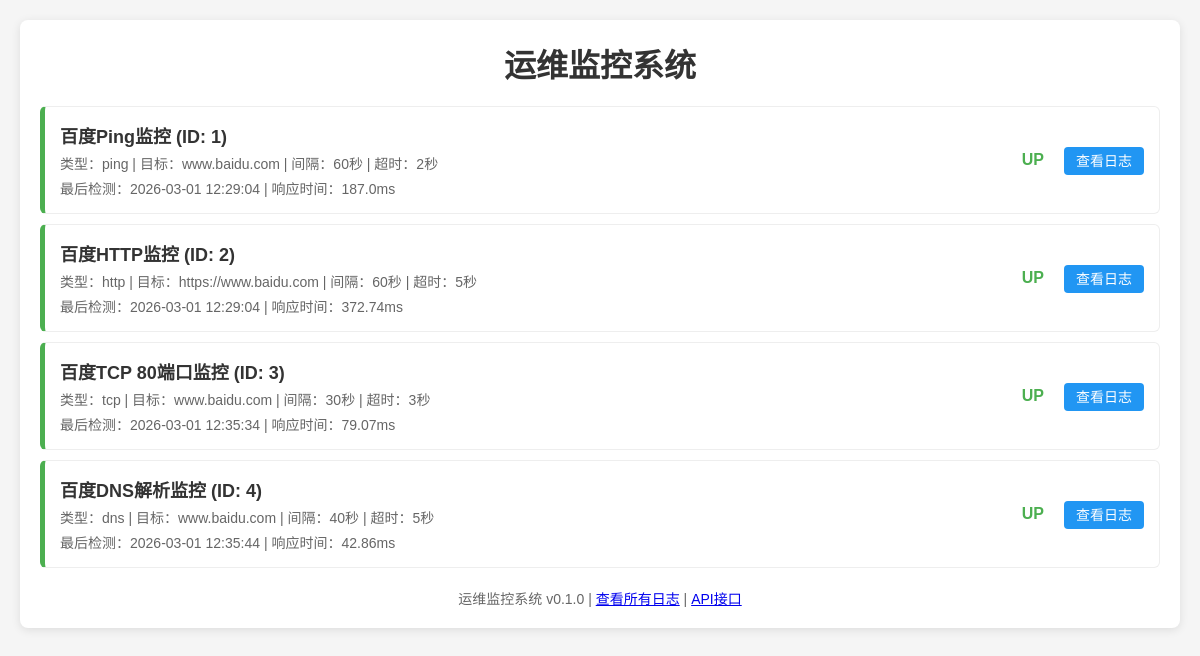
The page / on the database its author committed.
### tables this page shows
CREATE TABLE monitors(
        id integer primary key autoincrement,
        name text not null,
        type text not null,
        target TEXT NOT NULL,
        params text not null default '{}',
        interval INTEGER NOT NULL DEFAULT 60,
        timeout INTEGER NOT NULL DEFAULT 5,
        alert_threshold INTEGER NOT NULL DEFAULT 3,  
        is_active BOOLEAN NOT NULL DEFAULT 1,
        created_at TIMESTAMP NOT NULL DEFAULT CURRENT_TIMESTAMP,  
        updated_at TIMESTAMP NOT NULL DEFAULT CURRENT_TIMESTAMP, alert_email text);

CREATE TABLE monitor_logs(
        id integer primary key autoincrement,
        monitor_id integer not null,
        status text not null,
        response_time REAL NOT NULL DEFAULT 0.0,  
        error TEXT,                            
        extra_data TEXT DEFAULT '{}',          
        check_time TIMESTAMP NOT NULL DEFAULT CURRENT_TIMESTAMP,
        foreign key (monitor_id) references monitors (id) on delete cascade);

### api/main.py (the view)
@app.get("/", response_class=HTMLResponse)
async def index(request: Request):
    monitors = get_all_monitors(is_active=1)
    conn = sqlite3.connect(DB_PATH)
    conn.row_factory = sqlite3.Row
    cursor = conn.cursor()
    for monitor in monitors:
        cursor.execute("""
            SELECT status, response_time, check_time
            FROM monitor_logs
            WHERE monitor_id = ?
            ORDER BY id DESC LIMIT 1
        """, (monitor["id"],))
        latest_log = cursor.fetchone()
        if latest_log:
            monitor["latest_status"] = latest_log["status"]
            monitor["latest_response_time"] = latest_log["response_time"]
            monitor["latest_check_time"] = latest_log["check_time"]
        else:
            monitor["latest_status"] = "unknown"
            monitor["latest_response_time"] = 0.0
            monitor["latest_check_time"] = "未检测"
    conn.close()
    return templates.TemplateResponse(
        "index.html",
        {"request": request, "monitors": monitors}
    )

### api/templates/index.html (shortened to what this page needs)
<!DOCTYPE html>
<html lang="zh-CN">
<head>
</head>
<body>
    <div class="container">
        <h1>运维监控系统</h1>
        {% if monitors %}
            {% for monitor in monitors %}
                <div class="monitor-card {{ monitor.latest_status }}">
                    <div class="monitor-info">
                        <div class="monitor-name">{{ monitor.name }} (ID: {{ monitor.id }})</div>
                        <div class="monitor-meta">
                            类型：{{ monitor.type }} | 目标：{{ monitor.target }} | 间隔：{{ monitor.interval }}秒 | 超时：{{ monitor.timeout }}秒
                        </div>
                        <div class="monitor-meta">
                            最后检测：{{ monitor.latest_check_time }} | 响应时间：{{ monitor.latest_response_time }}ms
                        </div>
                    </div>
                    <div class="monitor-status {{ 'status-' + monitor.latest_status }}">
                        {{ monitor.latest_status.upper() }}
                    </div>
                    <div class="monitor-actions">
                        <a href="/logs?monitor_id={{ monitor.id }}" class="btn">查看日志</a>
                    </div>
                </div>
            {% endfor %}
        {% else %}
            <div style="text-align: center; padding: 40px; color: #666;">
                暂无监控配置，请先添加监控！
            </div>
        {% endif %}
        <div class="footer">
            <p>运维监控系统 v0.1.0 | <a href="/logs">查看所有日志</a> | <a href="/api/monitors">API接口</a></p>
        </div>
    </div>
</body>
</html>

### api/templates/index.html (style rules this page uses)
* { margin: 0; padding: 0; box-sizing: border-box; }
body { font-family: Arial, sans-serif; padding: 20px; background: #f5f5f5; }
.container { max-width: 1200px; margin: 0 auto; background: white; padding: 20px; border-radius: 8px; box-shadow: 0 2px 10px rgba(0,0,0,0.1); }
h1 { color: #333; margin-bottom: 20px; text-align: center; }
.monitor-card { border: 1px solid #eee; border-radius: 6px; padding: 15px; margin-bottom: 10px; display: flex; justify-content: space-between; align-items: center; }
.monitor-card.up { border-left: 5px solid #4CAF50; }
.monitor-info { flex: 1; }
.monitor-name { font-size: 18px; font-weight: bold; color: #333; }
.monitor-meta { color: #666; font-size: 14px; margin-top: 5px; }
.monitor-status { font-size: 16px; font-weight: bold; }
.status-up { color: #4CAF50; }
.monitor-actions { margin-left: 20px; }
.btn { padding: 6px 12px; background: #2196F3; color: white; border: none; border-radius: 4px; cursor: pointer; text-decoration: none; font-size: 14px; }
.footer { margin-top: 20px; text-align: center; color: #666; font-size: 14px; }

### rows shown on the page
monitors: name "百度Ping监控", type "ping", target "www.baidu.com"
monitor_logs: latest_check_time "2026-03-01 12:29:04", latest_response_time "187.0", latest_status "UP"
monitors: name "百度HTTP监控", id "2", type "http", target "https://www.baidu.com", interval "60", timeout "5", latest_check_time "2026-03-01 12:29:04", latest_response_time "372.74", latest_status "UP"
monitors: name "百度TCP 80端口监控", id "3", type "tcp", target "www.baidu.com", interval "30", timeout "3", latest_check_time "2026-03-01 12:35:34", latest_response_time "79.07", latest_status "UP"
monitors: name "百度DNS解析监控", id "4", type "dns", target "www.baidu.com", interval "40", timeout "5", latest_check_time "2026-03-01 12:35:44", latest_response_time "42.86", latest_status "UP"

### other values the page prints
{{ monitor.id }} "1"
{{ monitor.interval }} "60"
{{ monitor.timeout }} "2"
